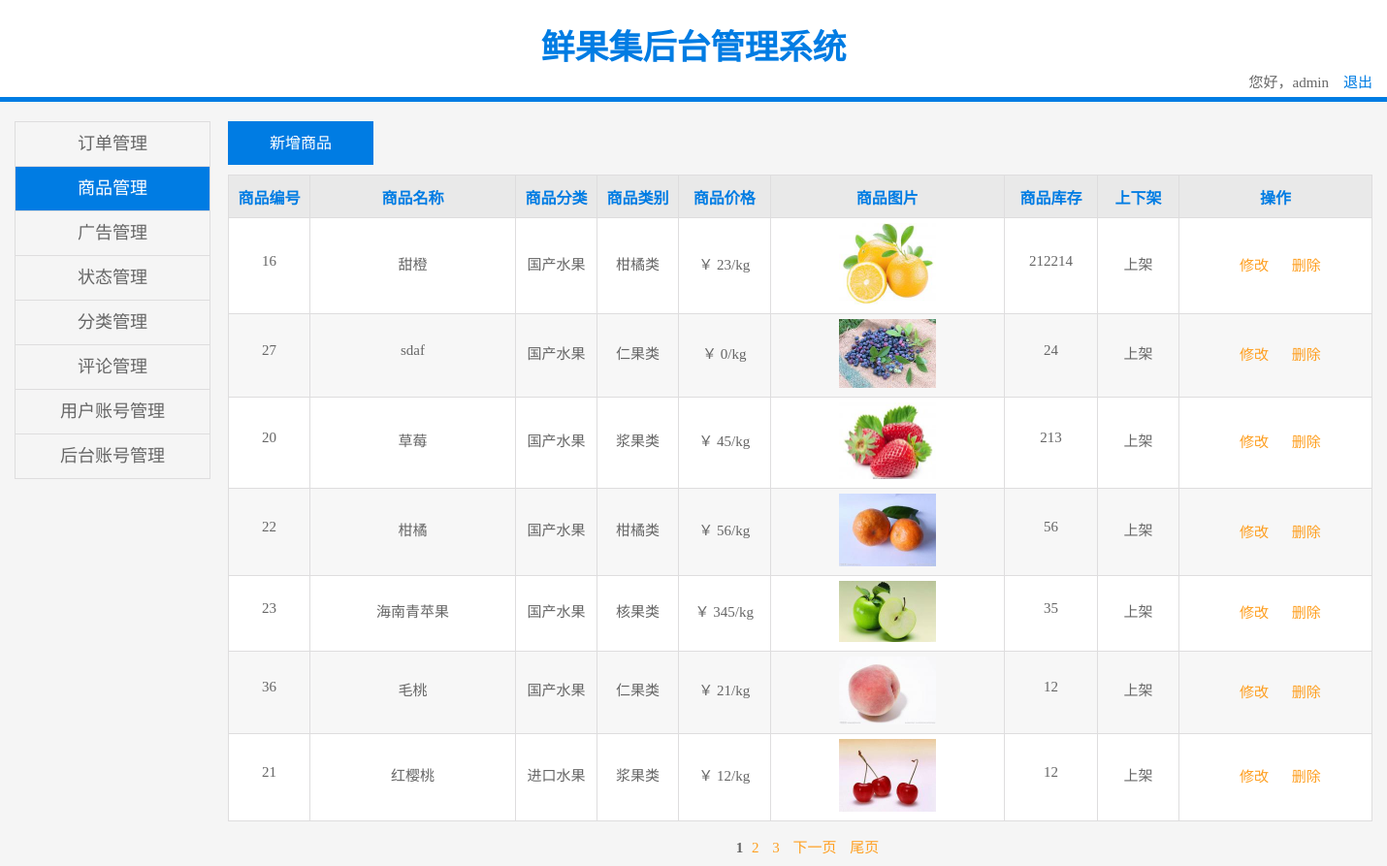
Page /admin/product.php (signed in) on the committed database.
### tables this page shows
CREATE TABLE `shop` (
  `id` int(10) unsigned NOT NULL AUTO_INCREMENT,
  `name` varchar(50) NOT NULL,
  `img` varchar(50) NOT NULL,
  `price` float NOT NULL,
  `stock` int(11) NOT NULL,
  `brand_id` int(11) NOT NULL,
  `shelf` tinyint(4) NOT NULL DEFAULT '1',
  PRIMARY KEY (`id`)
);

CREATE TABLE `class` (
  `id` int(10) unsigned NOT NULL AUTO_INCREMENT,
  `name` varchar(50) NOT NULL,
  PRIMARY KEY (`id`)
);

CREATE TABLE `brand` (
  `id` int(10) unsigned NOT NULL AUTO_INCREMENT,
  `name` varchar(50) NOT NULL,
  `class_id` int(11) NOT NULL,
  PRIMARY KEY (`id`)
);

### admin/product.php (the view, shortened to what this page needs)
<?php
    include '../public/common/page.php';
    $sql = "select shop.*, brand.name bname, class.name cname from shop, brand, class where brand.class_id=class.id and shop.brand_id=brand.id";
    $current_page   = empty($_GET['page']) ? 1 : $_GET['page'];
    $page = new Page('',$sql,$current_page,7,"?page=");
    $pagerows = $page->list;
?>
<!DOCTYPE html>
<html lang="en">
<head>
    <link href="css/public.css" type="text/css" rel="stylesheet"/>
    <link href="css/product.css" type="text/css" rel="stylesheet"/>
</head>
<body>
    <div class="header">
        <div class="header_size">
            <p class="header_title">鲜果集后台管理系统 </p>
            <span class="header_exit">您好，<?php echo $_SESSION['admin_username']; ?>&nbsp;&nbsp;&nbsp; <a href="./api/logout.php" onclick="return confirm('确认退出系统吗？');">退出</a></span>
        </div>
    </div>
    <div class="content">
        <div class="con_con">
            <ul class="nav">
                <li><a href="indent_m.php">订单管理</a></li>
                <li><a href="product.php" class="active">商品管理</a></li>
                <li><a href="adv.php">广告管理</a></li>
                <li><a href="status.php">状态管理</a></li>
                <li><a href="class.php">分类管理</a></li>
                <li><a href="comment.php">评论管理</a></li>
                <li><a href="business.php">用户账号管理</a></li>
                <li><a href="admin.php">后台账号管理</a></li>
            </ul>
            <div class="right">
                <p class="add" style="margin-top:0;"><input type="text" value="新增商品"  onfocus="this.blur()" class="add_newAdv"></p>
                <table class="details">
                    <tr>
                        <th class="label">商品编号</th>
                        <th class="iforma">商品名称</th>
                        <th class="dispaly">商品分类</th>
                        <th class="name">商品类别</th>
                        <th class="name">商品价格</th>
                        <th class="iforma">商品图片</th>
                        <th class="now">商品库存</th>
                        <th class="now">上下架</th>
                        <th class="opret">操作</th>
                    </tr>
                    <?php
                         foreach($pagerows as $row){
                    ?>
                    <tr>
                        <td class="name"><span><?php echo $row['id']; ?></span></td>
                        <td class="iforma"><span><?php echo $row['name']; ?></span></td>
                        <td class="label"><span><?php echo $row['cname']; ?></span></td>
                        <td class="price"><span><?php echo $row['bname']; ?></span></td>
                        <td class="name"><span>￥ <?php echo $row['price']; ?>/kg</span></td>
                        <td class="now"><img src="../public/uploads/thumb_<?php echo $row['img']; ?>" style="width:100px;" /></td>
                        <td class="dispaly"><span><?php echo $row['stock']; ?></span></td>
                        <td class="dispaly">
                            <span>
                                <?php
                                    if($row['shelf']){
                                        echo '上架';
                                    }else{
                                        echo '下架';
                                    }
                                ?>
                            </span>
                        </td>
                        <td class="opret">
                            <a href="./page/shop/update.php?id=<?php echo $row['id']; ?>" class="ament">修改</a>
                            <a href="./page/shop/delete.php?id=<?php echo $row['id']; ?>&name=<?php echo $row['name']; ?>&classname=<?php echo $row['cname']; ?>&brandname=<?php echo $row['bname']; ?>&img=<?php echo $row['img']; ?>" class="Delete">删除</a>
                        </td>
                    </tr>
                    <?php } ?>
                </table>
                <p class="page"><?php echo $page->getPageList(); ?></p>
            </div>
        </div>
    </div>
</body>
</html>

### admin/css/public.css (style rules this page uses)
* { margin: 0; padding: 0; }
body, html { margin: 0; background-color: #f5f5f5; height: 100%; font-family: 微软雅黑; color: rgb(102, 102, 102); font-size: 15px; }
.header { width: 100%; height: 100px; line-height: 100px; background-color: #fff; margin: 0; color: #007ce3; border-bottom: 5px solid #007ce3; text-align: center; }
.header_size { width: 1400px; margin: 0 auto; display: inline-block; }
.header_size a { line-height: 10px; color: #007ce3; text-decoration: none; }
.header_exit { float: right; height: 20px; line-height: 20px; color: rgb(102, 102, 102); margin-top: -25px; }
.header .header_title { width: 688px; line-height: 100px; color: #007ce3; text-align: center; font-size: 35px; font-weight: bold; margin: 0 auto; }
.content { width: 100%; margin: 0 auto; display: inline-block; text-align: center; margin-top: 20px; margin-bottom: 50px; }
.content .con_con { width: 1400px; height: 500px; margin: 0 auto; }
.content .con_con .nav { float: left; width: 200px; border: 1px solid #deddde; font-family: 微软雅黑; border-bottom: 0; }
.content .con_con .nav li { list-style: none; width: 100%; height: 45px; text-align: center; line-height: 45px; border-bottom: 1px solid #deddde; }
.content .con_con .nav li a { display: inline-block; width: 100%; height: 100%; color: rgb(102, 102, 102); text-decoration: none; font-size: 18px; }
.content .con_con .nav li .active { color: #fff; background-color: #007ce3; }
.content .con_con .right { width: 1180px; float: right; height: 500px; margin-bottom: 50px; }
.content .con_con .right .details { border-collapse: collapse; border: 1px solid #deddde; margin-top: 20px; background-color: #fff; width: 100%; }
.content .con_con .right .add { text-align: left; margin-top: 0; }
.content .con_con .right .add input { width: 150px; height: 45px; line-height: 45px; color: #fff; background-color: #007ce3; border: 0; text-align: center; font-size: 16px; cursor: pointer; }
.content .con_con .right .details { border-collapse: collapse; border: 1px solid #deddde; margin-top: 10px; font-family: 微软雅黑; }
.content .con_con .right .details img { margin: 0 auto; margin: 5px; }
.content .con_con .right .details th { color: #007ce3; background-color: rgb(233, 233, 233); font-size: 16px; font-family: 微软雅黑; }
.content .con_con .right .details td, th { border: 1px solid #deddde; height: 43px; overflow: hidden; text-align: center; font-family: 微软雅黑; }
.content .con_con .right .details td span { min-height: 23px; max-height: 43px; overflow: hidden; padding: 0 7px; display: inline-block; }
.content .con_con .right .details a { color: rgb(254, 159, 33); text-decoration: none; font-size: 15px; width: 40px; margin-left: 10px; font-family: 微软雅黑; }
.content .con_con .right .page { display: inline-block; width: 100%; margin-top: 5px; }
.page { width:100%; padding: 10px; }

### admin/css/product.css (style rules this page uses)
.content .con_con .right .details { border-collapse: collapse; border: 1px solid #deddde; margin-top: 20px; background-color: #fff; }
.content .con_con .right .add { text-align: left; margin-top: 10px; }
.content .con_con .right .add input { width: 150px; height: 45px; line-height: 45px; color: #fff; background-color: #007ce3; border: 0; text-align: center; font-size: 16px; cursor: pointer; font-family: 微软雅黑; }
.content .con_con .right .details { border-collapse: collapse; border: 1px solid #deddde; margin-top: 10px; background-color: #fff; }
.content .con_con .right .details th { color: #007ce3; }
.content .con_con .right .details td,th { border: 1px solid #deddde; }
.content .con_con .right .details .name { width: 120px; }
.content .con_con .right .details .label { width: 80px; }
.content .con_con .right .details .price { width: 60px; }
.content .con_con .right .details .iforma { width: 330px; }
.content .con_con .right .details .now { width: 90px; }
.content .con_con .right .details .dispaly { width: 120px; }
.content .con_con .right .details .opret { width: 300px; }
.content .con_con .right .details a { width: 70px; height: 30px; line-height: 30px; color:rgb(254, 159, 33); text-decoration: none; font-size: 15px; display: inline-block; width: 40px; }

### rows in the picture
shop: id "16", name "甜橙", class.name "国产水果", brand.name "柑橘类", price "23", img (picture), stock "212214", shelf "上架"
shop: id "27", name "sdaf", class.name "国产水果", brand.name "仁果类", price "0", img (picture), stock "24", shelf "上架"
shop: id "20", name "草莓", class.name "国产水果", brand.name "浆果类", price "45", img (picture), stock "213", shelf "上架"
shop: id "22", name "柑橘", class.name "国产水果", brand.name "柑橘类", price "56", img (picture), stock "56", shelf "上架"
shop: id "23", name "海南青苹果", class.name "国产水果", brand.name "核果类", price "345", img (picture), stock "35", shelf "上架"
shop: id "36", name "毛桃", class.name "国产水果", brand.name "仁果类", price "21", img (picture), stock "12", shelf "上架"
shop: id "21", name "红樱桃", class.name "进口水果", brand.name "浆果类", price "12", img (picture), stock "12", shelf "上架"

### other values in the picture
$_SESSION['admin_username'] "admin"
